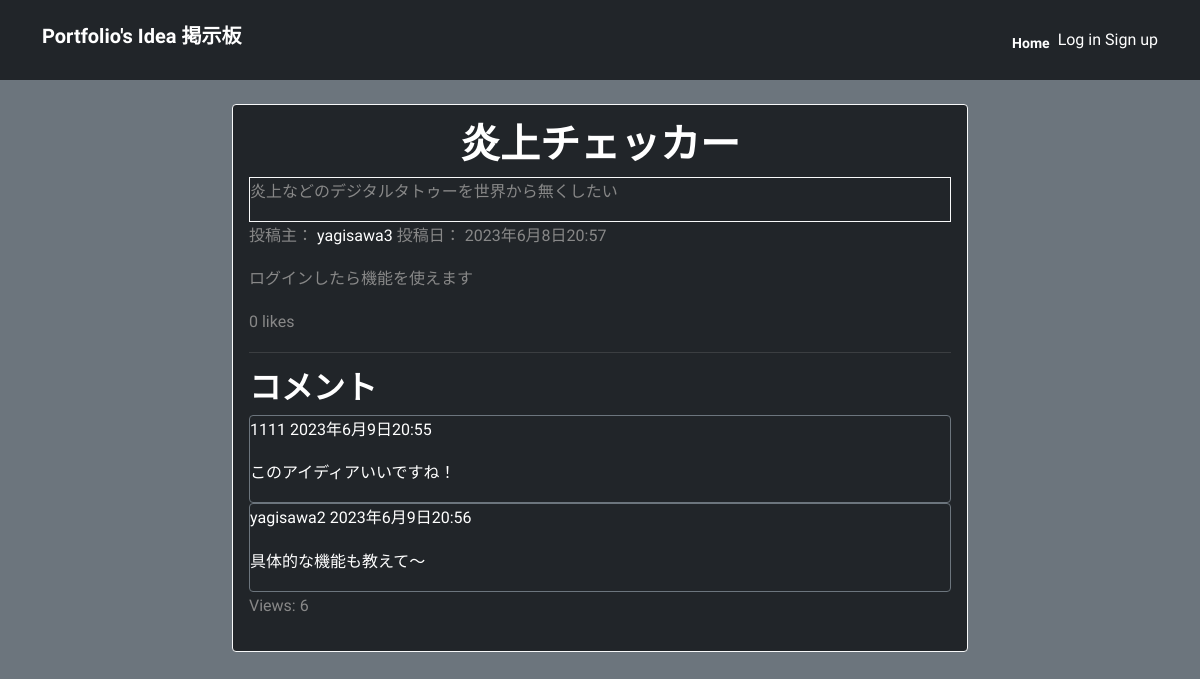
The page /post/41/ on the database its author committed.
### myapp/models.py (models this page shows, shortened)
class Post(models.Model):
    title = models.CharField(max_length=200)
    content = models.TextField()
    author = models.ForeignKey(User, on_delete=models.CASCADE)
    created_at = models.DateTimeField(auto_now_add=True)
    updated_at = models.DateTimeField(auto_now=True)
    likes = models.ManyToManyField(settings.AUTH_USER_MODEL, related_name='likes', blank=True)
    views = models.IntegerField(default=0)
    icon = models.ImageField(upload_to='icons/', blank=True, null=True)

class Comment(models.Model):
    post = models.ForeignKey('myapp.Post', on_delete=models.CASCADE, related_name='comments')
    author = models.ForeignKey(get_user_model(), on_delete=models.CASCADE, default=None)
    text = models.TextField()
    created_date = models.DateTimeField(default=timezone.now)
    approved_comment = models.BooleanField(default=False)

### myapp/views.py (the view)
# urls.py: path('post/<int:pk>/', views.post_detail, name='post_detail'),
def post_detail(request, pk):
    post = get_object_or_404(Post, pk=pk)
    post.views += 1
    post.save()
    comments = post.comments.filter(approved_comment=True)
    if request.method == 'POST':
        form = CommentForm(request.POST)
        if form.is_valid():
            comment = form.save(commit=False)
            comment.post = post
            comment.save()
            return redirect('post_detail', pk=post.pk)
    else:
        form = CommentForm()
    return render(request, 'myapp/post_detail.html', {'post': post, 'form': form, 'comments': comments})

### myapp/templates/myapp/post_detail.html (shortened to what this page needs)
{% extends 'base.html' %}
{% load static %}
{% block content %}
  <div class="container">
    <div class="row justify-content-center">
      <div class="col-md-8">
        <div class="card my-4 bg-dark border border-light">
          <div class="card-body">
            <h1 class="text-center">{{ post.title }}</h1>
            <div class="post-content border border-light">
              <p>{{ post.content }}</p>
            </div>
            <p>投稿主： <a href="{% url 'profile' username=post.author %}">{{ post.author }}</a> 投稿日： {{ post.created_at }}</p>
            {% if user.is_authenticated %}
              <form method="POST" action="{% url 'post_like' post.pk %}">
                {% csrf_token %}
                {% if request.user in post.likes.all %}
                  <button type="submit" class="btn btn-sm btn-danger">Unlike</button>
                {% else %}
                  <button type="submit" class="btn btn-sm btn-outline-primary">Like</button>
                {% endif %}
              </form>
            {% else %}
              <p>ログインしたら機能を使えます</p>
            {% endif %}
            <p>{{ post.likes.count }} likes</p>
            <hr>
            <div class="comments">
              <h2>コメント</h2>
              {% for comment in comments %}
                <div class="comment border border-secondary rounded text-white">
                  <p class="info">
                    {{ comment.author }}
                    <span class="date">{{ comment.created_date }}</span>
                  </p>
                  {% if comment.approved_comment %}
                    <p>{{ comment.text|linebreaks }}</p>
                  {% else %}
                    <p class="text-muted">This comment is waiting for approval by the site administrator.</p>
                  {% endif %}
                </div>
              {% empty %}
                <p>まだコメントはありません。</p>
              {% endfor %}
            </div>
            <p>Views: {{ post.views }}</p>
          </div>
        </div>
      </div>
    </div>
  </div>
{% endblock %}

### myapp/static/myapp/style.css (style rules this page uses)
:root { --primary: #0d6efd; --white: #ffffff; --body: #888; }
body { font-family: 'Sora', sans-serif; line-height: 1.7; color: var(--body); }
h1, h2, h3, h4, h5, h6 { color: var(--white); font-weight: 700; }
a { color: var(--white); text-decoration: none; }
.card { margin-bottom: 20px; }

### rows shown on the page
Post: title "炎上チェッカー", content "炎上などのデジタルタトゥーを世界から無くしたい", author "yagisawa3", created_at "2023年6月8日20:57", likes.count "0", views "6"
Comment: author "1111", created_date "2023年6月9日20:55", text "このアイディアいいですね！"
Comment: author "yagisawa2", created_date "2023年6月9日20:56", text "具体的な機能も教えて〜"
